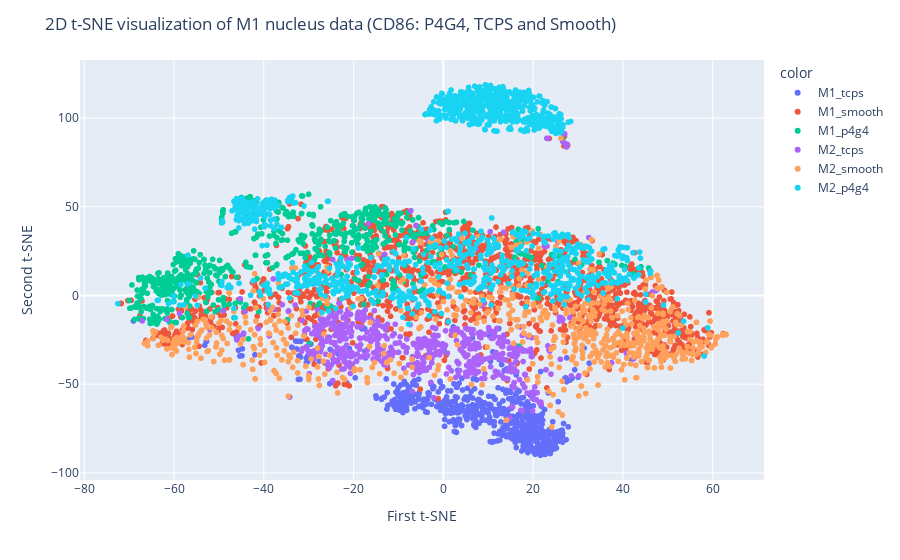

Notebook code for this chart:
### Code cell
m1_m2_cells = m1_cells.merge(m2_cells, how='outer')
m1_m2_cells_data = m1_m2_cells.drop('CellType', axis=1)

m1_m2_dataset_scaled = scaler.fit_transform(m1_m2_cells_data)
tsne = TSNE(n_components=2, random_state=0, perplexity=50, n_iter = 2000)
X_tsne = tsne.fit_transform(m1_m2_dataset_scaled)

fig = px.scatter(x=X_tsne[:, 0], y=X_tsne[:, 1], color=m1_m2_cells.CellType)
fig.update_layout(
    title="2D t-SNE visualization of M1 nucleus data (CD86: P4G4, TCPS and Smooth)",
    xaxis_title="First t-SNE",
    yaxis_title="Second t-SNE",
)
fig.show()

### Figure 1 — Plotly figure (JSON) as saved in the notebook; plotly's stock layout.template omitted (floating-point values rounded to 4 significant figures; data arrays with more than 128 entries replaced by an {"elided": "..."} marker saying what was removed)
{"data": [{"hovertemplate": "color=M1_tcps<br>x=%{x}<br>y=%{y}<extra></extra>", "legendgroup": "M1_tcps", "marker": {"color": "#636efa", "symbol": "circle"}, "mode": "markers", "name": "M1_tcps", "showlegend": true, "type": "scattergl", "x": {"elided": "576 float values"}, "xaxis": "x", "y": {"elided": "576 float values"}, "yaxis": "y"}, {"hovertemplate": "color=M1_smooth<br>x=%{x}<br>y=%{y}<extra></extra>", "legendgroup": "M1_smooth", "marker": {"color": "#EF553B", "symbol": "circle"}, "mode": "markers", "name": "M1_smooth", "showlegend": true, "type": "scattergl", "x": {"elided": "1203 float values"}, "xaxis": "x", "y": {"elided": "1203 float values"}, "yaxis": "y"}, {"hovertemplate": "color=M1_p4g4<br>x=%{x}<br>y=%{y}<extra></extra>", "legendgroup": "M1_p4g4", "marker": {"color": "#00cc96", "symbol": "circle"}, "mode": "markers", "name": "M1_p4g4", "showlegend": true, "type": "scattergl", "x": {"elided": "661 float values"}, "xaxis": "x", "y": {"elided": "661 float values"}, "yaxis": "y"}, {"hovertemplate": "color=M2_tcps<br>x=%{x}<br>y=%{y}<extra></extra>", "legendgroup": "M2_tcps", "marker": {"color": "#ab63fa", "symbol": "circle"}, "mode": "markers", "name": "M2_tcps", "showlegend": true, "type": "scattergl", "x": {"elided": "608 float values"}, "xaxis": "x", "y": {"elided": "608 float values"}, "yaxis": "y"}, {"hovertemplate": "color=M2_smooth<br>x=%{x}<br>y=%{y}<extra></extra>", "legendgroup": "M2_smooth", "marker": {"color": "#FFA15A", "symbol": "circle"}, "mode": "markers", "name": "M2_smooth", "showlegend": true, "type": "scattergl", "x": {"elided": "946 float values"}, "xaxis": "x", "y": {"elided": "946 float values"}, "yaxis": "y"}, {"hovertemplate": "color=M2_p4g4<br>x=%{x}<br>y=%{y}<extra></extra>", "legendgroup": "M2_p4g4", "marker": {"color": "#19d3f3", "symbol": "circle"}, "mode": "markers", "name": "M2_p4g4", "showlegend": true, "type": "scattergl", "x": {"elided": "1151 float values"}, "xaxis": "x", "y": {"elided": "1151 float values"}, "yaxis": "y"}], "layout": {"autosize": true, "legend": {"title": {"text": "color"}, "tracegroupgap": 0}, "margin": {"t": 60}, "title": {"text": "2D t-SNE visualization of M1 nucleus data (CD86: P4G4, TCPS and Smooth)"}, "xaxis": {"anchor": "y", "autorange": true, "domain": [0, 1], "range": [-80.86, 71.33], "title": {"text": "First t-SNE"}, "type": "linear"}, "yaxis": {"anchor": "x", "autorange": true, "domain": [0, 1], "range": [-106.2, 135.0], "title": {"text": "Second t-SNE"}, "type": "linear"}}}
